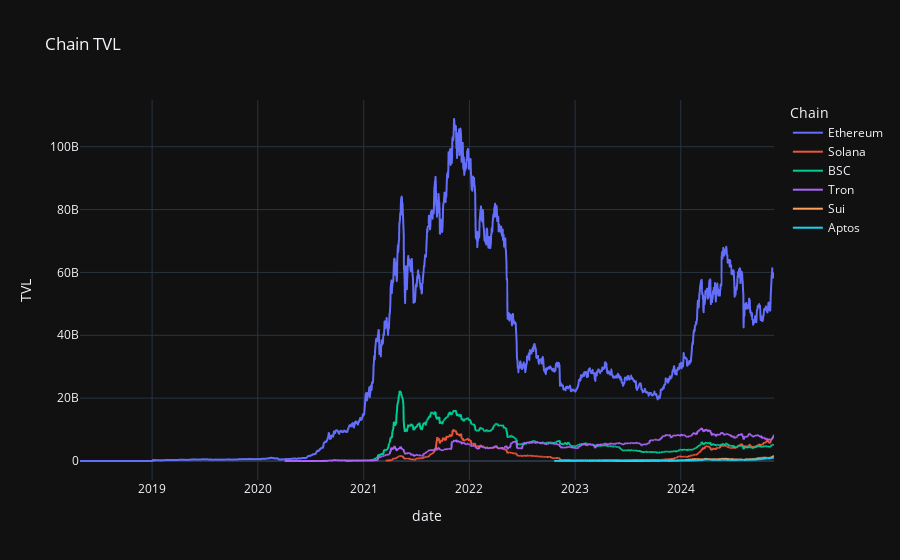

Notebook code for this chart:
### Code cell
import plotly.express as px

df_long = df.reset_index(names="date").melt(id_vars="date", var_name="Chain", value_name="TVL")

# Graficar
fig = px.line(df_long, x="date", y="TVL", color="Chain", title="Chain TVL")
fig.update_layout(template="plotly_dark")

fig.show()

### Figure 1 — Plotly figure (JSON) as saved in the notebook; plotly's stock layout.template omitted (floating-point values rounded to 4 significant figures; data arrays with more than 128 entries replaced by an {"elided": "..."} marker saying what was removed)
{"data": [{"hovertemplate": "Chain=Ethereum<br>date=%{x}<br>TVL=%{y}<extra></extra>", "legendgroup": "Ethereum", "line": {"color": "#636efa", "dash": "solid"}, "marker": {"symbol": "circle"}, "mode": "lines", "name": "Ethereum", "showlegend": true, "type": "scattergl", "x": {"elided": "2398 str values"}, "xaxis": "x", "y": {"elided": "2398 float values"}, "yaxis": "y"}, {"hovertemplate": "Chain=Solana<br>date=%{x}<br>TVL=%{y}<extra></extra>", "legendgroup": "Solana", "line": {"color": "#EF553B", "dash": "solid"}, "marker": {"symbol": "circle"}, "mode": "lines", "name": "Solana", "showlegend": true, "type": "scattergl", "x": {"elided": "2398 str values"}, "xaxis": "x", "y": {"elided": "2398 float values"}, "yaxis": "y"}, {"hovertemplate": "Chain=BSC<br>date=%{x}<br>TVL=%{y}<extra></extra>", "legendgroup": "BSC", "line": {"color": "#00cc96", "dash": "solid"}, "marker": {"symbol": "circle"}, "mode": "lines", "name": "BSC", "showlegend": true, "type": "scattergl", "x": {"elided": "2398 str values"}, "xaxis": "x", "y": {"elided": "2398 float values"}, "yaxis": "y"}, {"hovertemplate": "Chain=Tron<br>date=%{x}<br>TVL=%{y}<extra></extra>", "legendgroup": "Tron", "line": {"color": "#ab63fa", "dash": "solid"}, "marker": {"symbol": "circle"}, "mode": "lines", "name": "Tron", "showlegend": true, "type": "scattergl", "x": {"elided": "4796 str values"}, "xaxis": "x", "y": {"elided": "4796 float values"}, "yaxis": "y"}, {"hovertemplate": "Chain=Sui<br>date=%{x}<br>TVL=%{y}<extra></extra>", "legendgroup": "Sui", "line": {"color": "#FFA15A", "dash": "solid"}, "marker": {"symbol": "circle"}, "mode": "lines", "name": "Sui", "showlegend": true, "type": "scattergl", "x": {"elided": "2398 str values"}, "xaxis": "x", "y": {"elided": "2398 float values"}, "yaxis": "y"}, {"hovertemplate": "Chain=Aptos<br>date=%{x}<br>TVL=%{y}<extra></extra>", "legendgroup": "Aptos", "line": {"color": "#19d3f3", "dash": "solid"}, "marker": {"symbol": "circle"}, "mode": "lines", "name": "Aptos", "showlegend": true, "type": "scattergl", "x": {"elided": "2398 str values"}, "xaxis": "x", "y": {"elided": "2398 float values"}, "yaxis": "y"}], "layout": {"legend": {"title": {"text": "Chain"}, "tracegroupgap": 0}, "title": {"text": "Chain TVL"}, "xaxis": {"anchor": "y", "domain": [0, 1], "title": {"text": "date"}}, "yaxis": {"anchor": "x", "domain": [0, 1], "title": {"text": "TVL"}}}}
